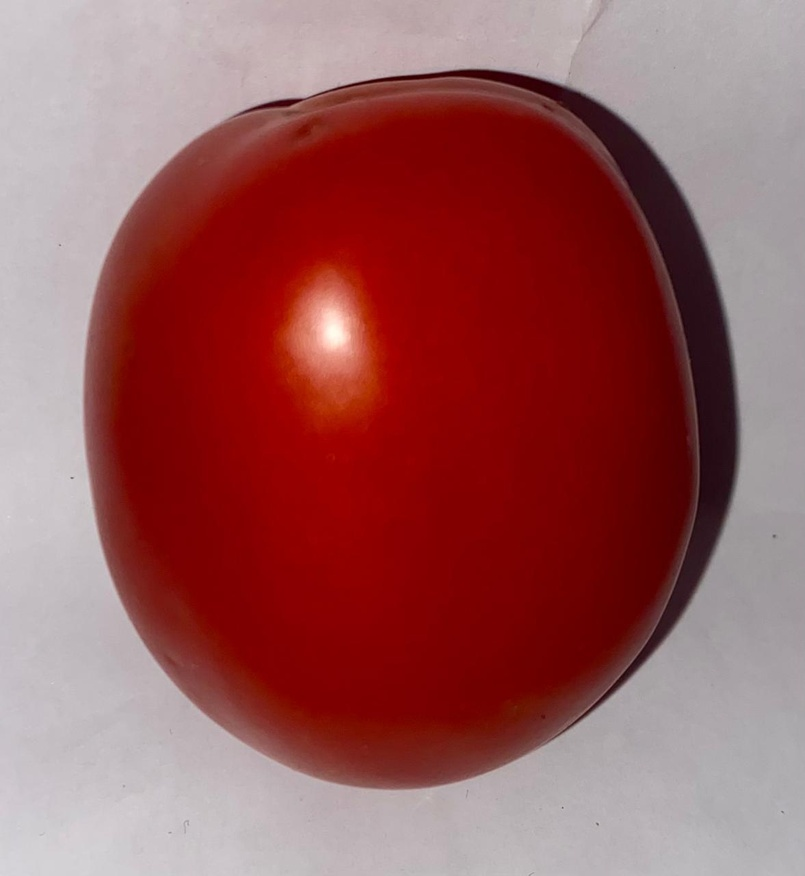
#> input picture program/tomat/matang/1.jpg, 805 x 876 px, shrunk from 1177 x 1280 before the run, found by its file name
$ python grayscale.py
#> lines starting #> are read from the running program, lines starting #| are printed output that depends on the picture
import cv2
import matplotlib.pyplot as plt
import numpy as np

# Membaca gambar grayscale
grayscale_image = cv2.imread('program/tomat/matang/1.jpg', cv2.IMREAD_GRAYSCALE)
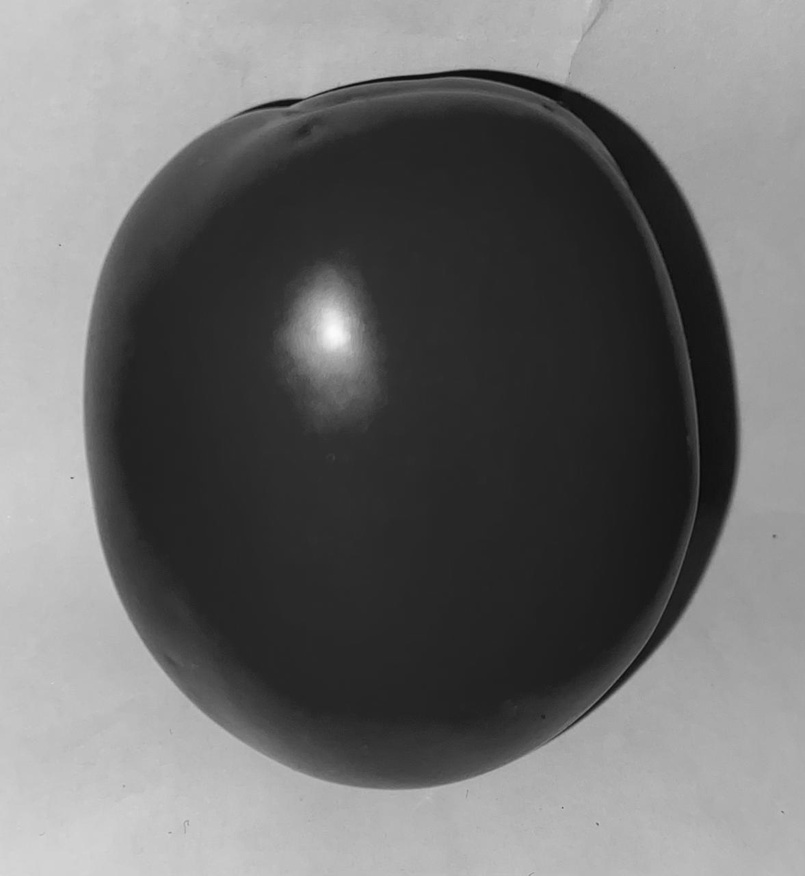
#> grayscale_image: shape (876, 805); min 9, max 251, mean 109

# Terapkan colormap (cth: 'jet') untuk pewarnaan
colorized_image = cv2.applyColorMap(grayscale_image, cv2.COLORMAP_JET)
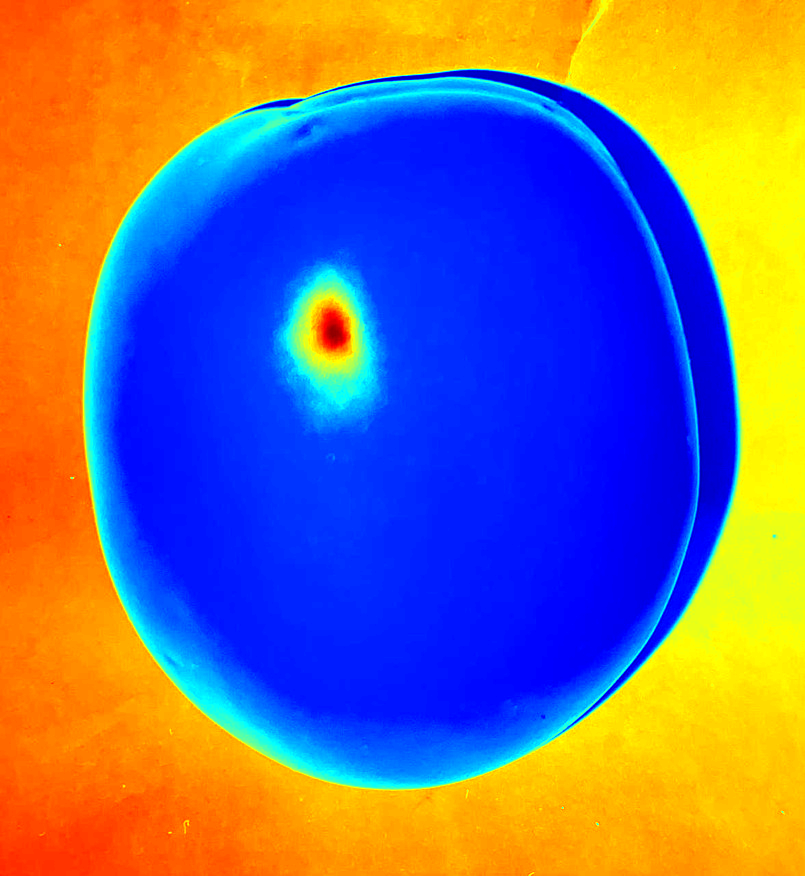
#> colorized_image: shape (876, 805, 3); mean B, G, R 133.7, 108.6, 119.9

# Tampilkan gambar grayscale
plt.figure(figsize=(10, 5))
plt.subplot(1, 2, 1)
plt.imshow(grayscale_image, cmap='gray')
plt.title('Grayscale Image')
plt.axis('off')

# Tampilkan gambar dengan colormap (berwarna)
plt.subplot(1, 2, 2)
plt.imshow(cv2.cvtColor(colorized_image, cv2.COLOR_BGR2RGB))  # Ubah BGR ke RGB agar sesuai dengan Matplotlib
plt.title('Colorized Image (RGB)')
plt.axis('off')

plt.show()
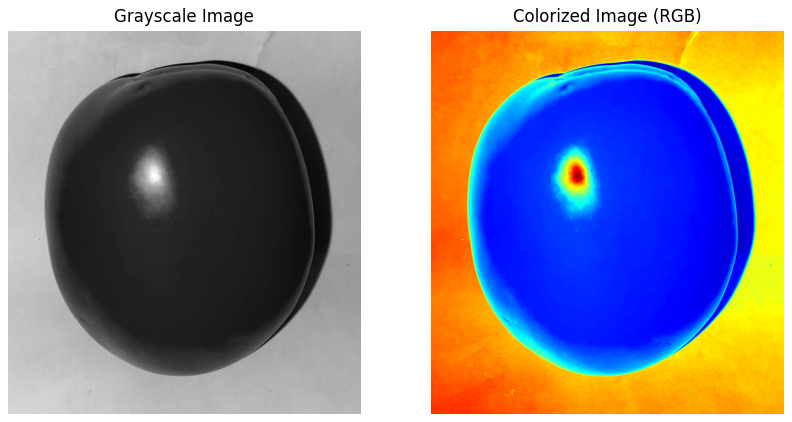
#> figure drawn by matplotlib, 2 panels

$ run again, with program/tomat/matang/11.jpg copied over program/tomat/matang/1.jpg
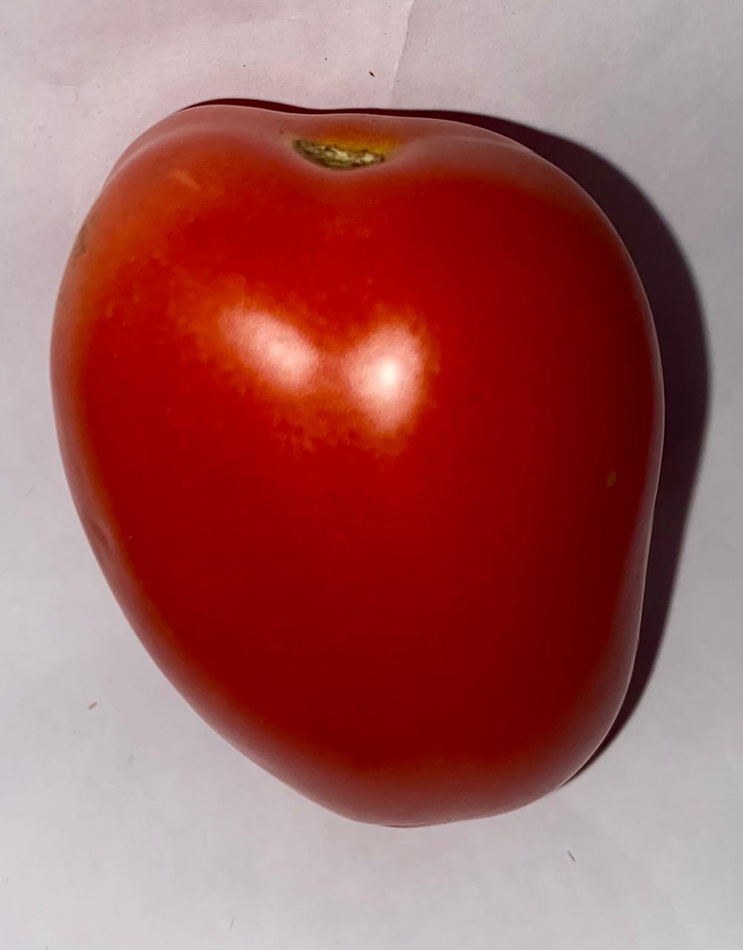
#> input picture program/tomat/matang/11.jpg, 743 x 950 px, shrunk from 1001 x 1280 before the run, found by its file name
#> `colorized_image = cv2.applyColorMap(grayscale_image, cv2.COLORMAP_JET)`:
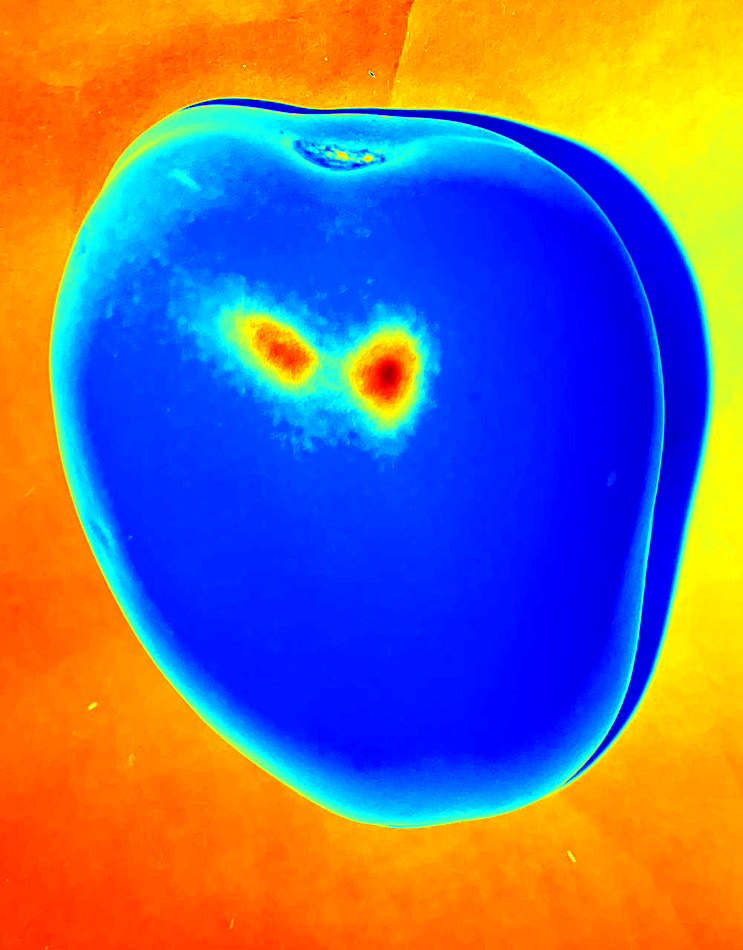
#> colorized_image: shape (950, 743, 3); mean B, G, R 133.1, 108.8, 120.4
#> `plt.show()`:
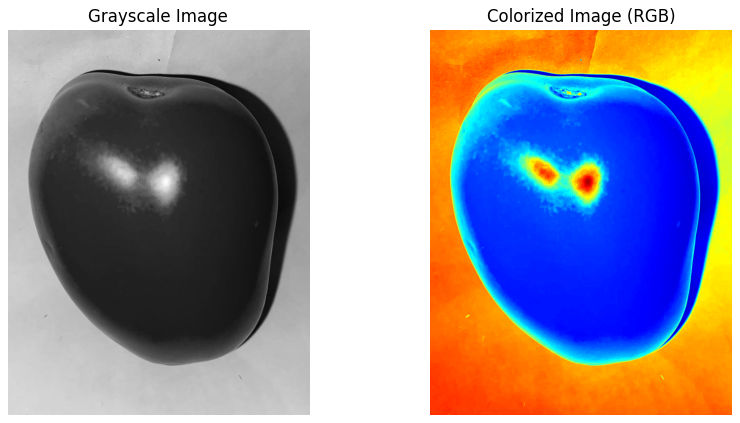
#> figure drawn by matplotlib, 2 panels
